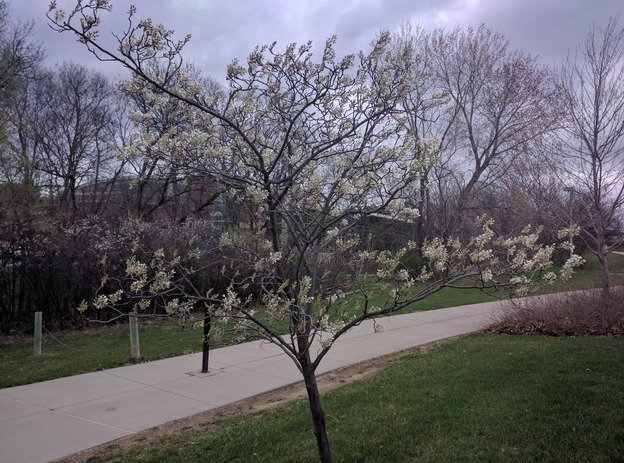
#> input picture code/01-image-basics/tree.jpg, 624 x 463 px
$ python SobelEdge.py ../01-image-basics/tree.jpg 3 5   (older library calls are emulated)
#> lines starting #> are read from the running program, lines starting #| are printed output that depends on the picture; after the words box and inside, x2 and y2 are one past the last pixel; in counts of white or black regions, pixels touching at a corner belong together
'''
 * Python script to demonstrate Sobel edge detection.
 *
 * usage: python SobelEdge.py <filename> <kernel-size> <threshold>
'''
import cv2, sys, numpy as np

# read command-line arguments
filename = sys.argv[1]
k = int(sys.argv[2])
t = int(sys.argv[3])

# load and display original image
img = cv2.imread(filename, cv2.IMREAD_GRAYSCALE)
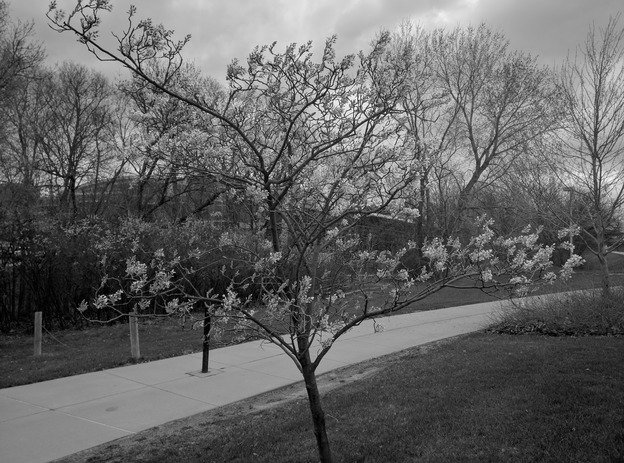
#> img: shape (463, 624); min 0, max 255, mean 99.6
cv2.namedWindow("original", cv2.WINDOW_NORMAL)
cv2.imshow("original", img)
cv2.waitKey(0)

# blur image and use simple inverse binary thresholding to create
# a binary image
blur = cv2.GaussianBlur(img, (k, k), 0)
(t, binary) = cv2.threshold(blur, t, 255, cv2.THRESH_BINARY_INV)
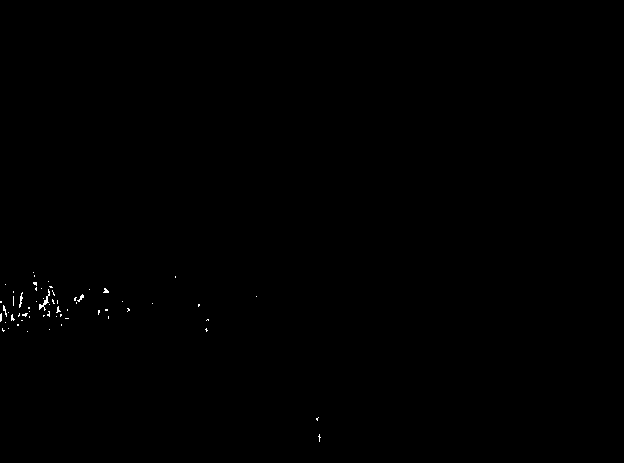
#> binary: shape (463, 624); 0.14% white in thin lines or dots, all inside (x1, y1, x2, y2) = (0, 272, 321, 442)
#> t = 5

# perform Sobel edge detection in x and y dimensions
edgeX = cv2.Sobel(binary, cv2.CV_16S, 1, 0)
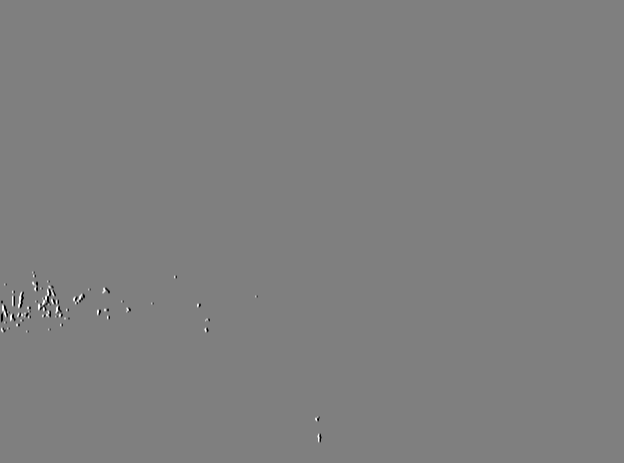
#> edgeX: shape (463, 624) int16; min -1020, max 1020, mean -0.1; drawn with min black and max white
edgeY = cv2.Sobel(binary, cv2.CV_16S, 0, 1)

# convert back to 8-bit, unsigned numbers and combine edge images
edgeX = np.uint8(np.absolute(edgeX))
edgeY = np.uint8(np.absolute(edgeY))
edge = cv2.bitwise_or(edgeX, edgeY)

# display edges
cv2.namedWindow("edges", cv2.WINDOW_NORMAL)
cv2.imshow("edges", edge)
cv2.waitKey(0)
